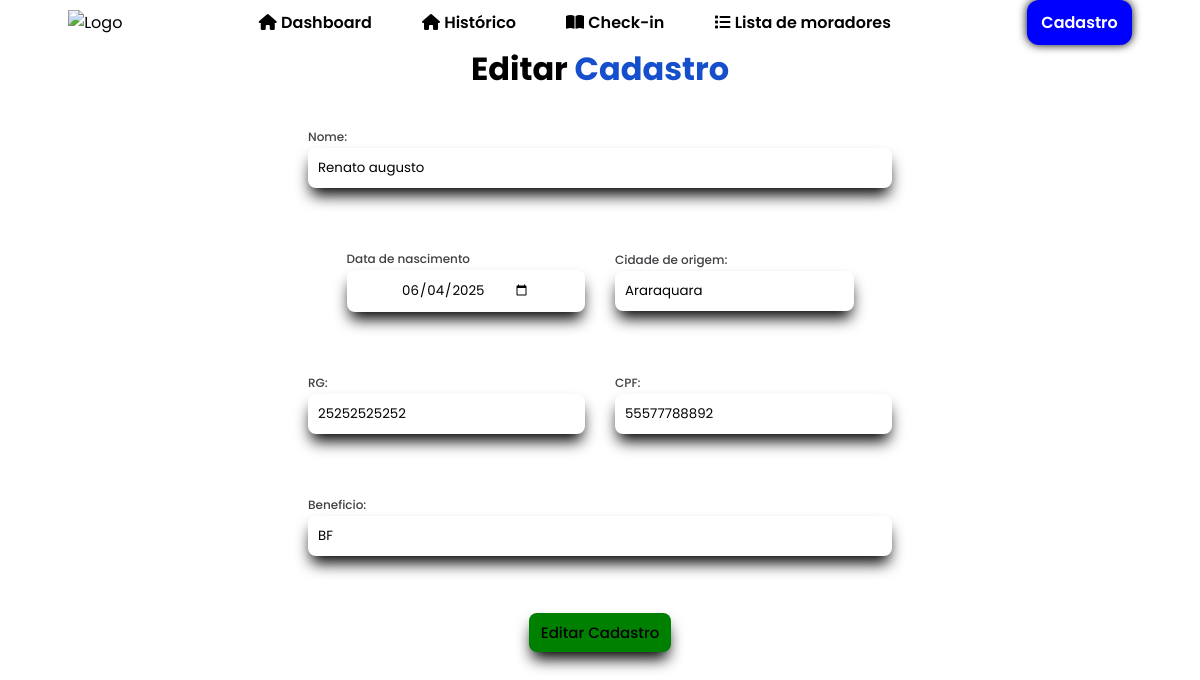
The page /Formularios/editar.php?id=1 on the database its author committed.
### tables this page shows
CREATE TABLE moradores(
    id INTEGER PRIMARY KEY AUTOINCREMENT,
    nome TEXT NOT NULL,
    data_nasc TEXT NOT NULL,
    rg TEXT NOT NULL,
    cpf TEXT NOT NULL,
    cidade_origem TEXT NOT NULL,
    beneficio TEXT NOT NULL
    );

### Formularios/editar.php (the view, shortened to what this page needs)
<?php
    require 'processo.php';
    $id = $_GET['id'] ?? null;
    $stmt = $db->prepare('SELECT * FROM moradores WHERE id = ?');
    $stmt->execute([$id]);
    $morador = $stmt->fetch();
?>
<!DOCTYPE html>
<html lang="pt-br">
    <head>
        <link rel="stylesheet" href="https://cdnjs.cloudflare.com/ajax/libs/font-awesome/6.7.2/css/all.min.css">
        <link rel="stylesheet" href="../css/style.css">
        <link rel="stylesheet" href="../css/navbar.css">
        <link rel="stylesheet" href="../css/home.css">
      </head>
    <body>
  <header>
<nav id="navbar">
  <img src="https://www.aparecida.sp.gov.br/img/logo_rodape.png" class="img-fluid " alt="Logo">
   <ul id="nav_list">
        <li class="nav-item">
            <i class="fa-solid fa-house"></i>
          <a href="/Paginas/index.php">Dashboard</a>
          </li>
            <li class="nav-item">
          <i class="fa-solid fa-house"></i>
          <a href="/Paginas/checarlista.php">Histórico</a>
          </li>
            <li class="nav-item">
          <i class="fa-solid fa-book-open"></i>
          <a href="/Paginas/lista.php">Check-in</a>
          </li>
          <li class="nav-item">
            <i class="fa-solid fa-list"></i>
          <a href="/Paginas/fazcheckin.php">Lista de moradores</a>
          </li>
      </ul>
      <a href ='cadmorador.html' class = 'btn btn-default'>
          Cadastro
      </a>
     </nav>
  </header>
  <main id="form-container">
    <div class="form-header">
        <h1 id="title">
          Editar
          <span>Cadastro</span>
        </h1>
    </div>
        <?php if ($morador): ?>
            <form method = "post" action = "atualizar.php">
              <div id="input-container">
                <div class = "input-box">
                <label class="form-label" for="nome">Nome:</label>
                <input type="text" class="form-control" name="nome" value="<?php echo $morador['nome'] ?>" required><br>
                </div>
                <div class="form-row">
                <div class="input-box">
                <label class="form-label" for="datanasc">Data de nascimento</label>
                <input type="date" class="form-control" name="data_nasc" value="<?php echo $morador['data_nasc'] ?>"><br>
                </div>
                <div class = "input-box">
                <label class="form-label" for="cidade_origem">Cidade de origem:</label>
                <input type="text" class="form-control" name="cidade_origem" value="<?php echo $morador['cidade_origem'] ?>"><br>
                </div>
                </div>
                <div class="form-row">
                <div class = "input-box">
                <label class="form-label" for="rg">RG:</label>
                <input type="text" class="form-control" name="rg" value="<?php echo $morador['rg'] ?>"><br>
                </div>
                <div class = "input-box">
                <label class="form-label" for="cpf">CPF:</label>
                <input type="text" class="form-control" name="cpf" value="<?php echo $morador['cpf'] ?>"><br>
                </div>
                </div>
                <div class = "input-box">
                <label class="form-label" for="beneficio">Beneficio:</span>
                <input type="text" class="form-control" name="beneficio" value="<?php echo $morador['beneficio'] ?>" required><br>
                </div>
                <input type="submit" class="btn btn-success" value="Editar Cadastro">
            </form>
        <?php else: ?>
            <p>Morador não encontrado.</p>
        <?php endif; ?>
        </main>
        </body>

### css/style.css (style rules this page uses)
* { font-family: 'Poppins', sans-serif; margin: 0; padding: 0; box-sizing: border-box; align-items: center; justify-content: center; }
html { height: 100%; }
form { display: flex; }

### css/navbar.css (style rules this page uses)
#navbar { width: 100%; display: flex; align-items: center; justify-content: space-around; }
#nav_list { display: flex; list-style: none; gap: 50px; }
.nav-item a { text-decoration: none; color: black; font-weight: 600; }
.btn-default { border: none; color: white; display: flex; align-items: center; text-decoration: none; background-color: blue; border-radius: 12px; padding: 10px 14px; font-weight: 600; box-shadow: 0 0 10px black; cursor: pointer; transition: background-color .3s ease; }
span { color:rgba(12, 72, 201, 0.959); }
#input-container { display: flex; flex-direction: column; gap: 32px; }
.btn-success { background-color: green; display: flex; align-items: center; border: none; padding: 8px 12px; border-radius: 8px; font-size: 15px; font-weight: 500; cursor: pointer; gap: 8px; box-shadow: 0px 10px 15px -3px; }
form { display: flex; justify-content: space-between; flex-direction: column; gap: 30px; height: 100%; }
.form-label { font-size: 12px; color: #404044; font-weight: 500; }
.form-control { display: flex; align-items: center; background-color: white; box-shadow: 0px 10px 15px -3px; padding: 10px; width: 100%; border: none; border-radius: 8px; }
#form-container { width: 100%; display: flex; flex-direction: column; gap: 30px; }
.form-row { display: flex; flex-wrap: wrap; gap: 30px; }
.form-row .input-box { flex: 1; min-width: 200px; }
.input-box { width: 100%; }

### rows shown on the page
moradores: nome "Renato augusto", data_nasc "06/04/2025", cidade_origem "Araraquara", rg "25252525252", cpf "55577788892", beneficio "BF"
